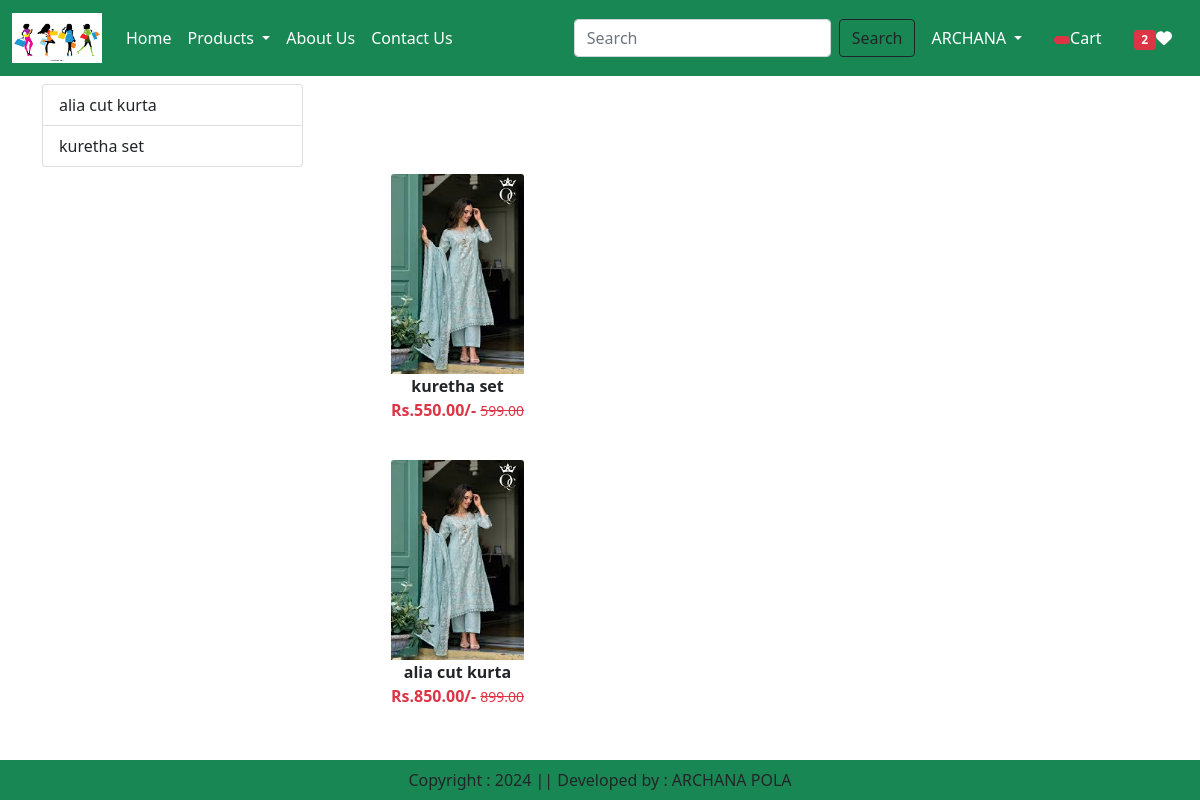
Page /category/kurta (signed in) on the committed database.
### accounts/models.py (models this page shows, shortened)
class Product(models.Model):
    title = models.CharField(max_length=255)
    selling_price = models.DecimalField(max_digits=10, decimal_places=2)  # e.g., 2999.99
    discounted_price = models.DecimalField(max_digits=10, decimal_places=2, blank=True, null=True)
    description = models.TextField()
    material = models.CharField(max_length=100)
    category = models.CharField(choices=CATEGORY_CHOICES, max_length=20)
    stock = models.IntegerField(default=0)
    available = models.BooleanField(default=True)
    product_img = models.ImageField(upload_to='product')
    additional_info = models.TextField(blank=True, null=True)  # Can be used for sizing info, care instructions, etc.
    color = models.CharField(max_length=50, blank=True, null=True)  # Color options
    size = models.CharField(max_length=20, blank=True, null=True)  # e.g., S, M, L, XL, etc.

### accounts/views.py (the view)
# urls.py: path('category/<slug:val>', views.CategoryView.as_view(), name="category"),
@method_decorator(login_required, name='dispatch')
class CategoryView(View):
    def get(self, request, val):
        totalitem = 0
        wishitem = 0
        if request.user.is_authenticated:
            totalitem = len(Cart.objects.filter(user =request.user))
            wishitem = len(Wishlist.objects.filter(user = request.user))
        product = Product.objects.filter(category=val)
        title = Product.objects.filter(category = val).values('title').annotate(total=Count('title'))
        return render(request, "app/category.html", locals())

### accounts/templates/app/category.html (shortened to what this page needs)
{% extends 'app/base.html' %}
{% load static %}
{% block main_content %}
<div class="container my-2">
    <div class="row">
         <div class="col-sm-3">
            <div class="list-group">
                {% for val in title %}
                     <a href="{% url 'CategoryTitle' val.title %}" class="list-group-item list-group-item-action" aria-current="true">
                    {{val.title}}</a>
                {% endfor %}
            </div>
        </div>
        </div>
        <div class="row">
             <div class="col-sm-9">
             {%  for product in product %}
                <div class=" col text-center mb-4">
                    <a href="{% url 'Product_Details' product.id %}" class="btn">
                    <div>
                        <img src="{{product.product_img.url}}"  class="card-img-top"  width="300px" height="200px" />
                         <div class="fw-bold">{{product.title}}</div>
                            <div class="fw-bold text-danger">
                                Rs.{{product.discounted_price}}/-
                                <small class="fw-light text-decoration-line-through">
                                 {{product.selling_price}}</small>
                            </div>
                    </div>
                    </a>
                </div>
            {% endfor %}
            </div>
         </div>
         </div>
{% endblock main_content %}

### rows in the picture
Product: product_img (picture), title "kuretha set", discounted_price "550.00", selling_price "599.00"
Product: product_img (picture), title "alia cut kurta", discounted_price "850.00", selling_price "899.00"

### other values in the picture
{{ wishitem }} "2"
{{ val.title }} "alia cut kurta" "kuretha set"
